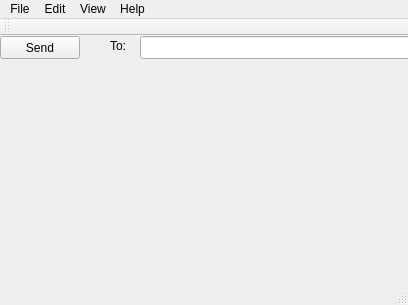
<?xml version="1.0" encoding="UTF-8"?>
<ui version="4.0">
 <class>MainWindow</class>
 <widget class="QMainWindow" name="MainWindow">
  <property name="geometry">
   <rect>
    <x>0</x>
    <y>0</y>
    <width>408</width>
    <height>305</height>
   </rect>
  </property>
  <property name="windowTitle">
   <string>KeyboardMailQT</string>
  </property>
  <widget class="QWidget" name="centralWidget">
   <widget class="QPushButton" name="pushButton">
    <property name="geometry">
     <rect>
      <x>0</x>
      <y>0</y>
      <width>80</width>
      <height>23</height>
     </rect>
    </property>
    <property name="text">
     <string>Send</string>
    </property>
   </widget>
   <widget class="QLineEdit" name="lineEdit">
    <property name="geometry">
     <rect>
      <x>140</x>
      <y>0</y>
      <width>271</width>
      <height>23</height>
     </rect>
    </property>
   </widget>
   <widget class="QLabel" name="label">
    <property name="geometry">
     <rect>
      <x>110</x>
      <y>0</y>
      <width>21</width>
      <height>20</height>
     </rect>
    </property>
    <property name="text">
     <string>To:</string>
    </property>
   </widget>
  </widget>
  <widget class="QMenuBar" name="menuBar">
   <property name="geometry">
    <rect>
     <x>0</x>
     <y>0</y>
     <width>408</width>
     <height>20</height>
    </rect>
   </property>
   <widget class="QMenu" name="menuKeyboardMail">
    <property name="title">
     <string>File</string>
    </property>
    <addaction name="actionQuit"/>
   </widget>
   <widget class="QMenu" name="menuEdit">
    <property name="title">
     <string>Edit</string>
    </property>
   </widget>
   <widget class="QMenu" name="menuView">
    <property name="title">
     <string>View</string>
    </property>
   </widget>
   <widget class="QMenu" name="menuHelp">
    <property name="title">
     <string>Help</string>
    </property>
   </widget>
   <addaction name="menuKeyboardMail"/>
   <addaction name="menuEdit"/>
   <addaction name="menuView"/>
   <addaction name="menuHelp"/>
  </widget>
  <widget class="QToolBar" name="mainToolBar">
   <attribute name="toolBarArea">
    <enum>TopToolBarArea</enum>
   </attribute>
   <attribute name="toolBarBreak">
    <bool>false</bool>
   </attribute>
  </widget>
  <widget class="QStatusBar" name="statusBar"/>
  <action name="actionQuit">
   <property name="icon">
    <iconset theme="quit">
     <normaloff/>
    </iconset>
   </property>
   <property name="text">
    <string>Quit</string>
   </property>
   <property name="shortcut">
    <string>Ctrl+Q</string>
   </property>
  </action>
 </widget>
 <layoutdefault spacing="6" margin="11"/>
 <resources/>
 <connections/>
</ui>
